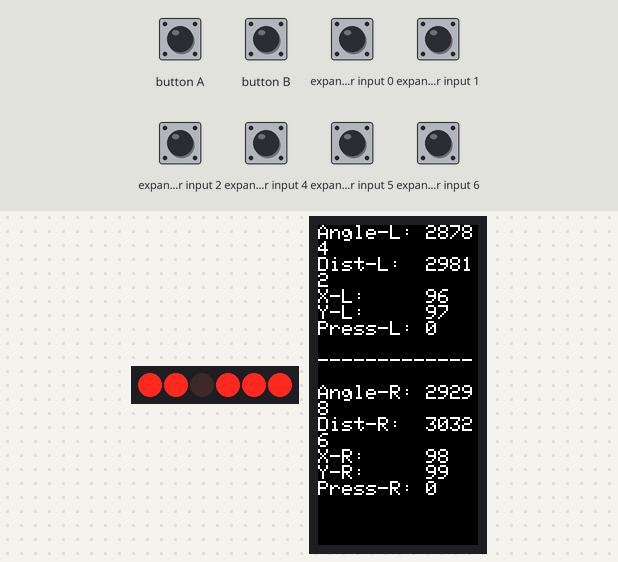
Recording of a sketch running on a simulated ESP32. On the bench: 6 port-expander outputs drawn as a row of LEDs (first output left, lit = HIGH), 80×160 colour display. Wiring (inferred from the names in the program): PCF8574 port expander at I2C address 0x38. Wiring (inferred from the signals the program sends): row of LEDs: on Q0, Q1, Q2, Q3, Q4, Q7. The test bench sets the inputs (shaded band); at power-on: expander input 0–2, expander input 4–6 HIGH. What the sketch prints to the serial monitor is not drawn.

Above: at 1.3 s.
1.4 s: expander input 0 pulled LOW for 0.15 s
At 1.55 s:
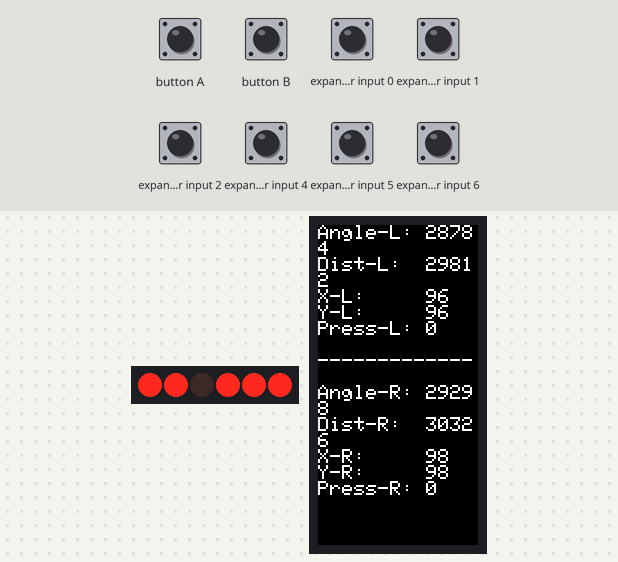
2.1 s: expander input 1 pulled LOW for 0.15 s
At 2.21 s:
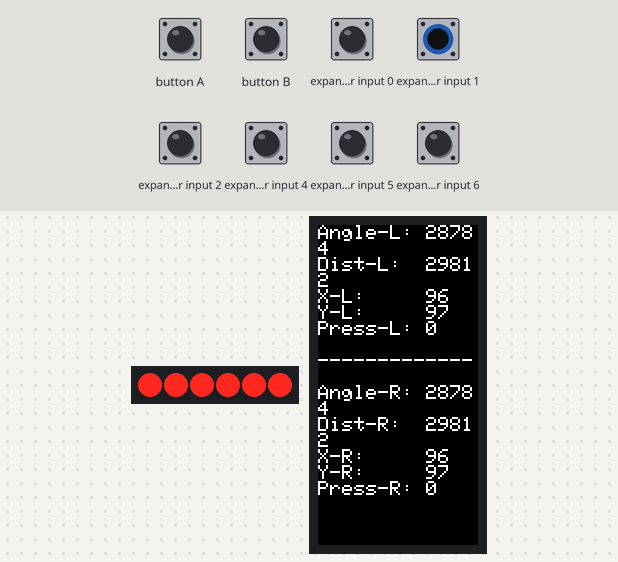
2.8 s: expander input 2 pulled LOW for 0.15 s
At 2.91 s:
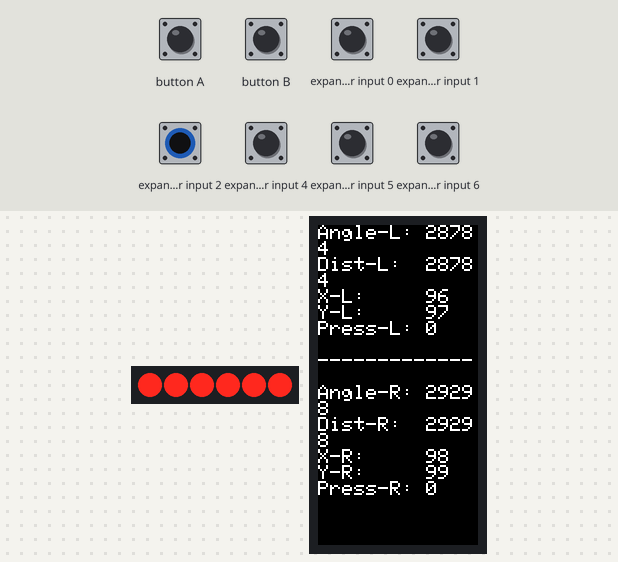
3.5 s: expander input 4 pulled LOW for 0.15 s
At 3.63 s:
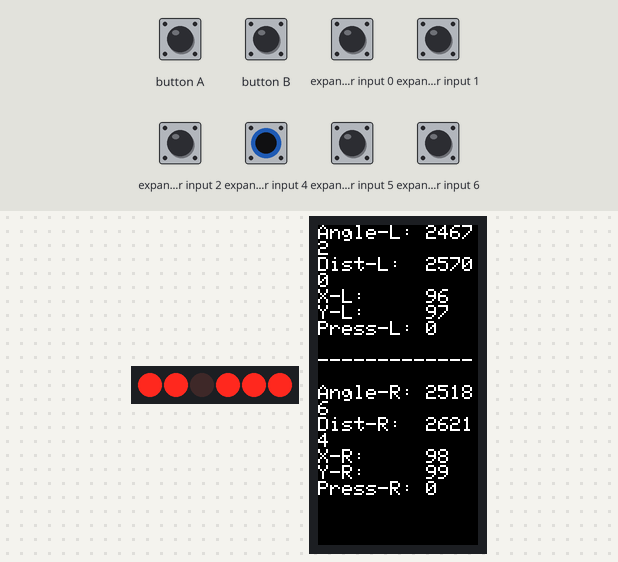
4.2 s: expander input 5 pulled LOW for 0.15 s
At 4.33 s:
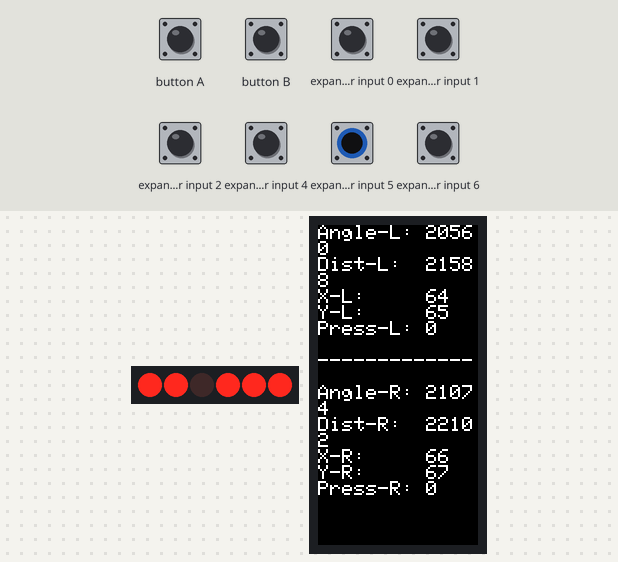
4.9 s: expander input 6 pulled LOW for 0.15 s
At 5.01 s:
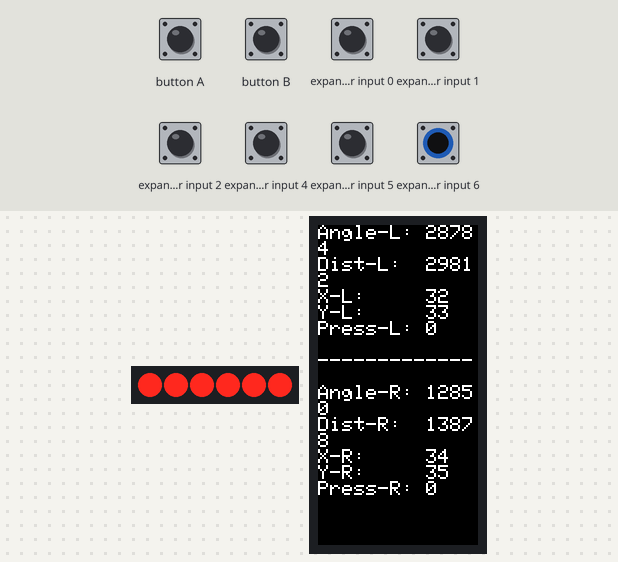
Timing chart, 0 to 6.6 s (numbered marks = the images above; inputs shaded):
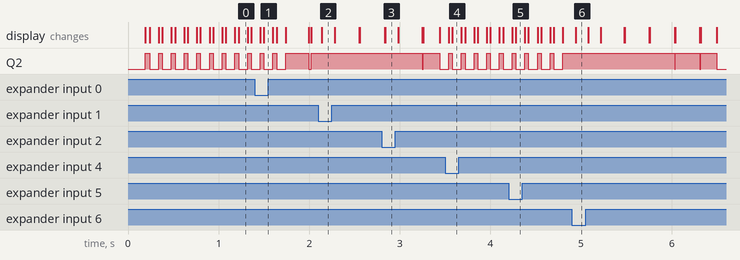

Measured:
- after the input at 4.9 s, the display: changes at once (image 6)

The sketch:

WirelessController.ino
```cpp
#include "M5StickC.h"
#include "JoyC.h"
#include "WiFi.h"
#include "esp_now.h"

// 受信側のMACアドレスを設定
uint8_t broadcastAddress[] = {0x78, 0x21, 0x84, 0xAA, 0xC1, 0x54};

// 送信データの構造体
typedef struct controller_input {
    int angle;
    int distance;
    int x;
    int y;
    int press;
} controller_input;

// インスタンス化
controller_input inputData[2];
JoyC joyc;

esp_now_peer_info_t peerInfo;

// データが送れたかをチェックするコールバック関数
void OnDataSent(const uint8_t *mac_addr, esp_now_send_status_t status) {
  Serial.print("\r\nLast Packet Send Status:\t");
  Serial.println(status == ESP_NOW_SEND_SUCCESS ? "Delivery Success" : "Delivery Fail");
}

void setup() {
  // M5Stick-Cの開始
  M5.begin();

  // コントローラのセットアップ
  Wire.begin(0, 26, 400000UL);

  // ESP_NOWのセットアップ
  WiFi.mode(WIFI_STA);
  WiFi.disconnect();

  if (esp_now_init() != ESP_OK) {
    Serial.println("Error initializing ESP-NOW");
    return;
  }

  esp_now_register_send_cb(OnDataSent);

  memcpy(peerInfo.peer_addr, broadcastAddress, 6);
  peerInfo.channel = 0;
  peerInfo.encrypt = false;

  // peerの追加
  if (esp_now_add_peer(&peerInfo) != ESP_OK){
    Serial.println("Failed to add peer");
    return;
  }
}

void loop() {
  // M5Stick-Cの更新
  M5.update();

  // コントローラーの入力値を取得
  inputData[0].angle = joyc.GetAngle(0);
  inputData[0].distance = joyc.GetDistance(0);
  inputData[0].x = joyc.GetX(0);
  inputData[0].y = joyc.GetY(0);
  inputData[0].press = joyc.GetPress(0);
  inputData[1].angle = joyc.GetAngle(1);
  inputData[1].distance = joyc.GetDistance(1);
  inputData[1].x = joyc.GetX(1);
  inputData[1].y = joyc.GetY(1);
  inputData[1].press = joyc.GetPress(1);

  // ディスプレイに入力値を表示
  M5.Lcd.fillScreen(BLACK);
  M5.Lcd.setCursor(0, 0);
  M5.Lcd.printf("Angle-L: %d\n", joyc.GetAngle(0));
  M5.Lcd.printf("Dist-L:  %d\n", joyc.GetDistance(0));
  M5.Lcd.printf("X-L:     %d\n", joyc.GetX(0));
  M5.Lcd.printf("Y-L:     %d\n", joyc.GetY(0));
  M5.Lcd.printf("Press-L: %d\n\n", joyc.GetPress(0));
  M5.Lcd.printf("-------------\n\n");
  M5.Lcd.printf("Angle-R: %d\n", joyc.GetAngle(1));
  M5.Lcd.printf("Dist-R:  %d\n", joyc.GetDistance(1));
  M5.Lcd.printf("X-R:     %d\n", joyc.GetX(1));
  M5.Lcd.printf("Y-R:     %d\n", joyc.GetY(1));
  M5.Lcd.printf("Press-R: %d\n", joyc.GetPress(1));

  // ESP-NOWでデータを送信
  esp_err_t result = esp_now_send(broadcastAddress, (uint8_t *) &inputData, sizeof(inputData));
  if (result == ESP_OK) {
    Serial.printf("Sent with success");
  }
  else {
    Serial.printf("Error sending the data");
  }

  // 100ms待つ
  delay(100);
}
```

JoyC.cpp
```cpp
/*
 * @Author: Sorzn
 * @Date: 2019-11-22 14:48:24
 * @LastEditTime: 2019-11-22 15:44:44
 * @Description: M5Stack project
 * @FilePath: /M5StickC/examples/Hat/JoyC/JoyC.cpp
 */

#include "JoyC.h"

#include "M5StickC.h"

#define JOYC_ADDR 0x38

#define JOYC_COLOR_REG          0x20
#define JOYC_LEFT_X_REG         0x60
#define JOYC_LEFT_Y_REG         0x61
#define JOYC_RIGHT_X_REG        0x62
#define JOYC_RIGHT_Y_REG        0x63
#define JOYC_PRESS_REG          0x64
#define JOYC_LEFT_ANGLE_REG     0x70
#define JOYC_LEFT_DISTANCE_REG  0x74
#define JOYC_RIGHT_ANGLE_REG    0x72
#define JOYC_RIGHT_DISTANCE_REG 0x76

void JoyC::Init() {
    Wire.begin(0, 26);
}

void JoyC::Write1Byte(uint8_t address, uint8_t Register_address, uint8_t data) {
    Wire.beginTransmission(address);
    Wire.write(Register_address);
    Wire.write(data);
    Wire.endTransmission();
}

void JoyC::Write2Byte(uint8_t address, uint8_t Register_address,
                      uint16_t data) {
    Wire.beginTransmission(address);
    Wire.write(Register_address);
    Wire.write(data >> 8);    // MSB
    Wire.write(data & 0xFF);  // LSB

    Wire.endTransmission();
}

void JoyC::WriteBytes(uint8_t address, uint8_t Register_address, uint8_t* data,
                      size_t size) {
    Wire.beginTransmission(address);
    Wire.write(Register_address);
    for (int i = 0; i < size; i++) {
        Wire.write(*(data + i));
    }
    Wire.endTransmission();
}

uint8_t JoyC::ReadBytes(uint8_t address, uint8_t subAddress, uint8_t count,
                        uint8_t* dest) {
    Wire.beginTransmission(address);  // Initialize the Tx buffer
    Wire.write(subAddress);           // Put slave register address in Tx buffer
    uint8_t i = 0;
    if (Wire.endTransmission(false) == 0 &&
        Wire.requestFrom(address, (uint8_t)count)) {
        while (Wire.available()) {
            dest[i++] = Wire.read();
        }
        return true;
    }
    return false;
}

//*******************************************************//

void JoyC::SetLedColor(uint32_t color) {
    uint8_t color_buff[3];
    color_buff[0] = (color & 0xff0000) >> 16;
    color_buff[1] = (color & 0xff00) >> 8;
    color_buff[2] = color & 0xff;
    WriteBytes(JOYC_ADDR, JOYC_COLOR_REG, color_buff, 3);
}

uint8_t JoyC::GetX(uint8_t pos) {
    uint8_t value;
    uint8_t read_reg;
    read_reg = (pos == 0) ? JOYC_LEFT_X_REG : JOYC_RIGHT_X_REG;
    ReadBytes(JOYC_ADDR, read_reg, 1, &value);
    // M5.I2C.readByte(JOYC_ADDR, read_reg, &value);
    return value;
}

uint8_t JoyC::GetY(uint8_t pos) {
    uint8_t value;
    uint8_t read_reg;
    read_reg = (pos == 0) ? JOYC_LEFT_Y_REG : JOYC_RIGHT_Y_REG;
    ReadBytes(JOYC_ADDR, read_reg, 1, &value);
    // M5.I2C.readByte(JOYC_ADDR, read_reg, &value);
    return value;
}

uint16_t JoyC::GetAngle(uint8_t pos) {
    uint8_t i2c_read_buff[2];
    uint8_t read_reg;
    read_reg = (pos == 0) ? JOYC_LEFT_ANGLE_REG : JOYC_RIGHT_ANGLE_REG;
    ReadBytes(JOYC_ADDR, read_reg, 2, i2c_read_buff);
    // M5.I2C.readBytes(JOYC_ADDR, read_reg, 2, i2c_read_buff);
    return (i2c_read_buff[0] << 8) | i2c_read_buff[1];
}

uint16_t JoyC::GetDistance(uint8_t pos) {
    uint8_t i2c_read_buff[2];
    uint8_t read_reg;
    read_reg = (pos == 0) ? JOYC_LEFT_DISTANCE_REG : JOYC_RIGHT_DISTANCE_REG;
    ReadBytes(JOYC_ADDR, read_reg, 2, i2c_read_buff);
    // M5.I2C.readBytes(JOYC_ADDR, read_reg, 2, i2c_read_buff);
    return (i2c_read_buff[0] << 8) | i2c_read_buff[1];
}

uint8_t JoyC::GetPress(uint8_t pos) {
    uint8_t press_value = 0;
    ReadBytes(JOYC_ADDR, JOYC_PRESS_REG, 1, &press_value);
    // M5.I2C.readByte(JOYC_ADDR, JOYC_PRESS_REG, &press_value);
    return (press_value & ((pos == 0) ? 0x10 : 0x01)) != 0;
}
```

JoyC.h
```cpp
/*
 * @Author: Sorzn
 * @Date: 2019-11-22 14:48:31
 * @LastEditTime: 2019-11-22 15:22:45
 * @Description: M5Stack HAT JOYC project
 * @FilePath: /M5StickC/examples/Hat/JoyC/JoyC.h
 */

#ifndef _HAT_JOYC_H_
#define _HAT_JOYC_H_

#include "Arduino.h"

class JoyC {
   public:
    void Init();  // sda  25     scl  21

    /**
     * @description:
     * @param color: (r << 16) | (g << 8) | b
     * @return:
     */
    void SetLedColor(uint32_t color);

    /**
     * @description:
     * @param pos: 0: left, 1: right
     * @return: x value: 0 ~ 200
     */
    uint8_t GetX(uint8_t pos);

    /**
     * @description:
     * @param pos: 0: left, 1: right
     * @return: y value: 0 ~ 200
     */
    uint8_t GetY(uint8_t pos);

    /**
     * @description:
     * @param pos: 0: left, 1: right
     * @return: angle value: 0 ~ 360
     */
    uint16_t GetAngle(uint8_t pos);

    /**
     * @description:
     * @param pos: 0: left, 1: right
     * @return:
     */
    uint16_t GetDistance(uint8_t pos);

    /**
     * @description:
     * @param pos: 0: left, 1: right
     * @return: 0 or 1
     */
    uint8_t GetPress(uint8_t pos);

   private:
    void Write1Byte(uint8_t address, uint8_t Register_address, uint8_t data);
    void Write2Byte(uint8_t address, uint8_t Register_address, uint16_t data);
    void WriteBytes(uint8_t address, uint8_t Register_address, uint8_t* data,
                    size_t size);
    uint8_t ReadBytes(uint8_t address, uint8_t subAddress, uint8_t count,
                      uint8_t* dest);
};

#endif
```
